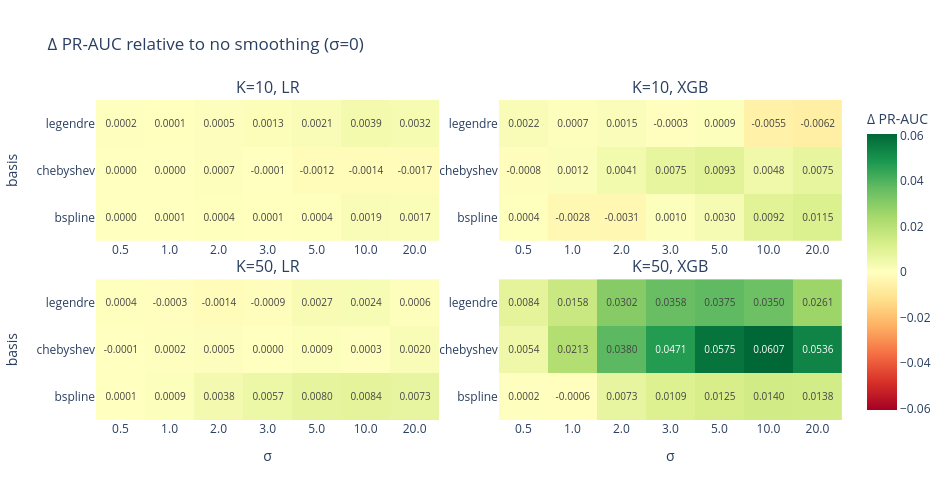

Notebook cell for this chart:
### Markdown cell above
## 4. Δ PR-AUC Heatmaps: Effect of Smoothing Relative to Baseline (σ=0)

Each heatmap shows `mean PR-AUC(σ) − mean PR-AUC(σ=0)` for a given (K, classifier).
Green = smoothing helps, red = smoothing hurts.

### Code cell
plot_delta_heatmap("pr_auc", "PR-AUC").show()

### Figure 1 — Plotly figure (JSON) as saved in the notebook; plotly's stock layout.template omitted (floating-point values rounded to 4 significant figures)
{"data": [{"colorscale": [[0, "rgb(165,0,38)"], [0.1, "rgb(215,48,39)"], [0.2, "rgb(244,109,67)"], [0.3, "rgb(253,174,97)"], [0.4, "rgb(254,224,139)"], [0.5, "rgb(255,255,191)"], [0.6, "rgb(217,239,139)"], [0.7, "rgb(166,217,106)"], [0.8, "rgb(102,189,99)"], [0.9, "rgb(26,152,80)"], [1, "rgb(0,104,55)"]], "showscale": false, "text": [["0.0000", "0.0001", "0.0004", "0.0001", "0.0004", "0.0019", "0.0017"], ["0.0000", "0.0000", "0.0007", "-0.0001", "-0.0012", "-0.0014", "-0.0017"], ["0.0002", "0.0001", "0.0005", "0.0013", "0.0021", "0.0039", "0.0032"]], "texttemplate": "%{text}", "type": "heatmap", "x": ["0.5", "1.0", "2.0", "3.0", "5.0", "10.0", "20.0"], "xaxis": "x", "y": ["bspline", "chebyshev", "legendre"], "yaxis": "y", "z": [[1.605e-05, 5.405e-05, 0.0003529, 0.0001425, 0.0004097, 0.001946, 0.001733], [1.651e-06, 2.031e-05, 0.0006593, -6.887e-05, -0.001156, -0.001398, -0.001709], [0.0002329, 0.000129, 0.0005144, 0.001302, 0.00209, 0.003885, 0.003157]], "zmax": 0.06066, "zmid": 0, "zmin": -0.06066}, {"colorbar": {"title": {"text": "Δ PR-AUC"}}, "colorscale": [[0, "rgb(165,0,38)"], [0.1, "rgb(215,48,39)"], [0.2, "rgb(244,109,67)"], [0.3, "rgb(253,174,97)"], [0.4, "rgb(254,224,139)"], [0.5, "rgb(255,255,191)"], [0.6, "rgb(217,239,139)"], [0.7, "rgb(166,217,106)"], [0.8, "rgb(102,189,99)"], [0.9, "rgb(26,152,80)"], [1, "rgb(0,104,55)"]], "showscale": true, "text": [["0.0004", "-0.0028", "-0.0031", "0.0010", "0.0030", "0.0092", "0.0115"], ["-0.0008", "0.0012", "0.0041", "0.0075", "0.0093", "0.0048", "0.0075"], ["0.0022", "0.0007", "0.0015", "-0.0003", "0.0009", "-0.0055", "-0.0062"]], "texttemplate": "%{text}", "type": "heatmap", "x": ["0.5", "1.0", "2.0", "3.0", "5.0", "10.0", "20.0"], "xaxis": "x2", "y": ["bspline", "chebyshev", "legendre"], "yaxis": "y2", "z": [[0.0003556, -0.002809, -0.003147, 0.0009936, 0.003035, 0.009225, 0.01151], [-0.0007794, 0.001202, 0.004097, 0.007516, 0.009338, 0.004841, 0.007535], [0.002163, 0.000724, 0.00145, -0.0002969, 0.0009059, -0.005481, -0.006226]], "zmax": 0.06066, "zmid": 0, "zmin": -0.06066}, {"colorscale": [[0, "rgb(165,0,38)"], [0.1, "rgb(215,48,39)"], [0.2, "rgb(244,109,67)"], [0.3, "rgb(253,174,97)"], [0.4, "rgb(254,224,139)"], [0.5, "rgb(255,255,191)"], [0.6, "rgb(217,239,139)"], [0.7, "rgb(166,217,106)"], [0.8, "rgb(102,189,99)"], [0.9, "rgb(26,152,80)"], [1, "rgb(0,104,55)"]], "showscale": false, "text": [["0.0001", "0.0009", "0.0038", "0.0057", "0.0080", "0.0084", "0.0073"], ["-0.0001", "0.0002", "0.0005", "0.0000", "0.0009", "0.0003", "0.0020"], ["0.0004", "-0.0003", "-0.0014", "-0.0009", "0.0027", "0.0024", "0.0006"]], "texttemplate": "%{text}", "type": "heatmap", "x": ["0.5", "1.0", "2.0", "3.0", "5.0", "10.0", "20.0"], "xaxis": "x3", "y": ["bspline", "chebyshev", "legendre"], "yaxis": "y3", "z": [[9.706e-05, 0.0008922, 0.003784, 0.005666, 0.008002, 0.008398, 0.007277], [-0.000111, 0.0002437, 0.0004966, 3.524e-05, 0.000936, 0.0002581, 0.001969], [0.0003681, -0.0003301, -0.001435, -0.0008866, 0.00266, 0.002415, 0.0006484]], "zmax": 0.06066, "zmid": 0, "zmin": -0.06066}, {"colorscale": [[0, "rgb(165,0,38)"], [0.1, "rgb(215,48,39)"], [0.2, "rgb(244,109,67)"], [0.3, "rgb(253,174,97)"], [0.4, "rgb(254,224,139)"], [0.5, "rgb(255,255,191)"], [0.6, "rgb(217,239,139)"], [0.7, "rgb(166,217,106)"], [0.8, "rgb(102,189,99)"], [0.9, "rgb(26,152,80)"], [1, "rgb(0,104,55)"]], "showscale": false, "text": [["0.0002", "-0.0006", "0.0073", "0.0109", "0.0125", "0.0140", "0.0138"], ["0.0054", "0.0213", "0.0380", "0.0471", "0.0575", "0.0607", "0.0536"], ["0.0084", "0.0158", "0.0302", "0.0358", "0.0375", "0.0350", "0.0261"]], "texttemplate": "%{text}", "type": "heatmap", "x": ["0.5", "1.0", "2.0", "3.0", "5.0", "10.0", "20.0"], "xaxis": "x4", "y": ["bspline", "chebyshev", "legendre"], "yaxis": "y4", "z": [[0.000191, -0.0005657, 0.00733, 0.0109, 0.01251, 0.01401, 0.01379], [0.005355, 0.02127, 0.03795, 0.04712, 0.05751, 0.06066, 0.05358], [0.008403, 0.01577, 0.0302, 0.03582, 0.03754, 0.03503, 0.02605]], "zmax": 0.06066, "zmid": 0, "zmin": -0.06066}], "layout": {"annotations": [{"font": {"size": 16}, "showarrow": false, "text": "K=10, LR", "x": 0.23, "xanchor": "center", "xref": "paper", "y": 1, "yanchor": "bottom", "yref": "paper"}, {"font": {"size": 16}, "showarrow": false, "text": "K=10, XGB", "x": 0.77, "xanchor": "center", "xref": "paper", "y": 1, "yanchor": "bottom", "yref": "paper"}, {"font": {"size": 16}, "showarrow": false, "text": "K=50, LR", "x": 0.23, "xanchor": "center", "xref": "paper", "y": 0.44, "yanchor": "bottom", "yref": "paper"}, {"font": {"size": 16}, "showarrow": false, "text": "K=50, XGB", "x": 0.77, "xanchor": "center", "xref": "paper", "y": 0.44, "yanchor": "bottom", "yref": "paper"}], "height": 500, "title": {"text": "Δ PR-AUC relative to no smoothing (σ=0)"}, "width": 950, "xaxis": {"anchor": "y", "domain": [0, 0.46]}, "xaxis2": {"anchor": "y2", "domain": [0.54, 1]}, "xaxis3": {"anchor": "y3", "domain": [0, 0.46], "title": {"text": "σ"}}, "xaxis4": {"anchor": "y4", "domain": [0.54, 1], "title": {"text": "σ"}}, "yaxis": {"anchor": "x", "domain": [0.56, 1], "title": {"text": "basis"}}, "yaxis2": {"anchor": "x2", "domain": [0.56, 1]}, "yaxis3": {"anchor": "x3", "domain": [0, 0.44], "title": {"text": "basis"}}, "yaxis4": {"anchor": "x4", "domain": [0, 0.44]}}}
